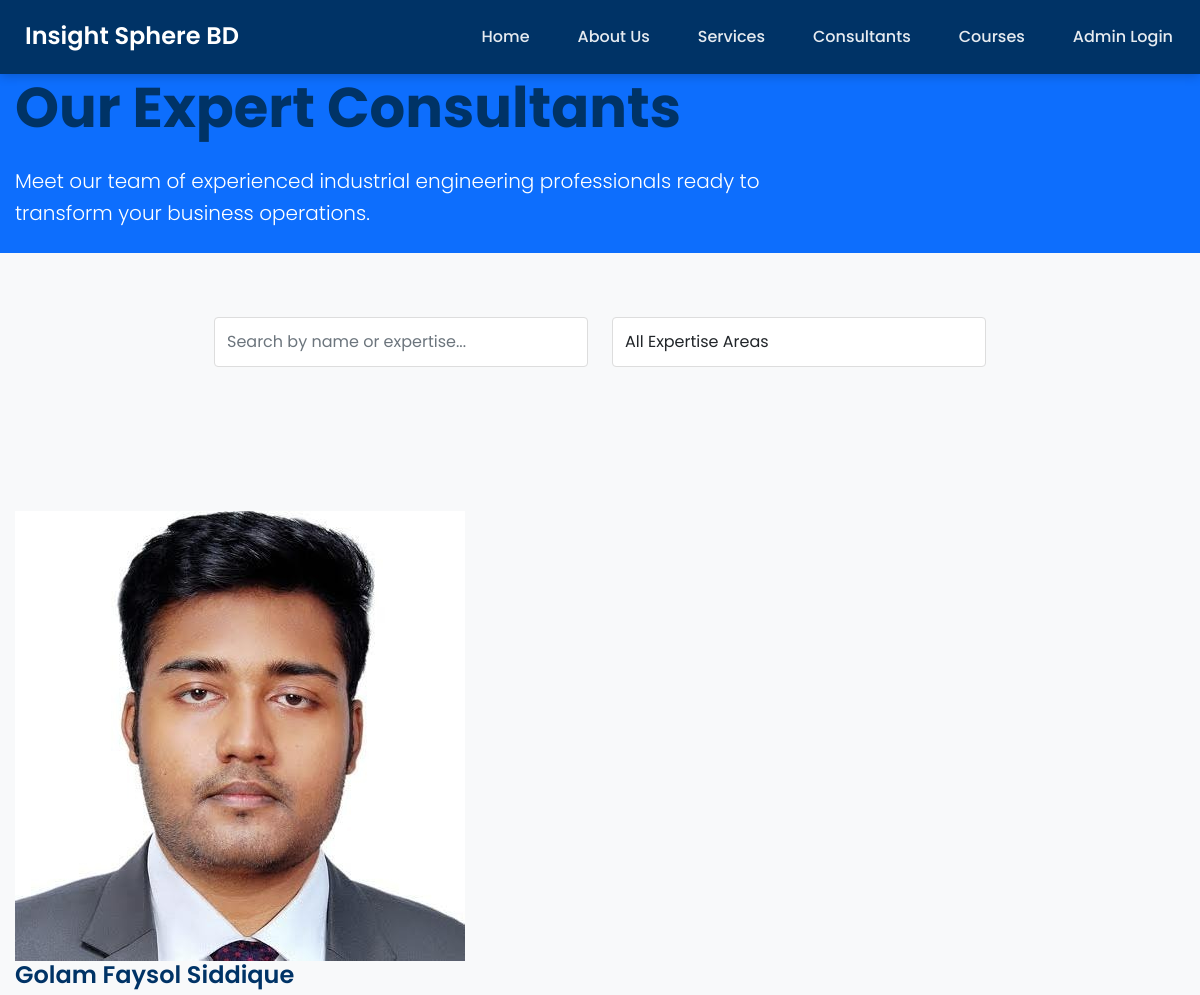
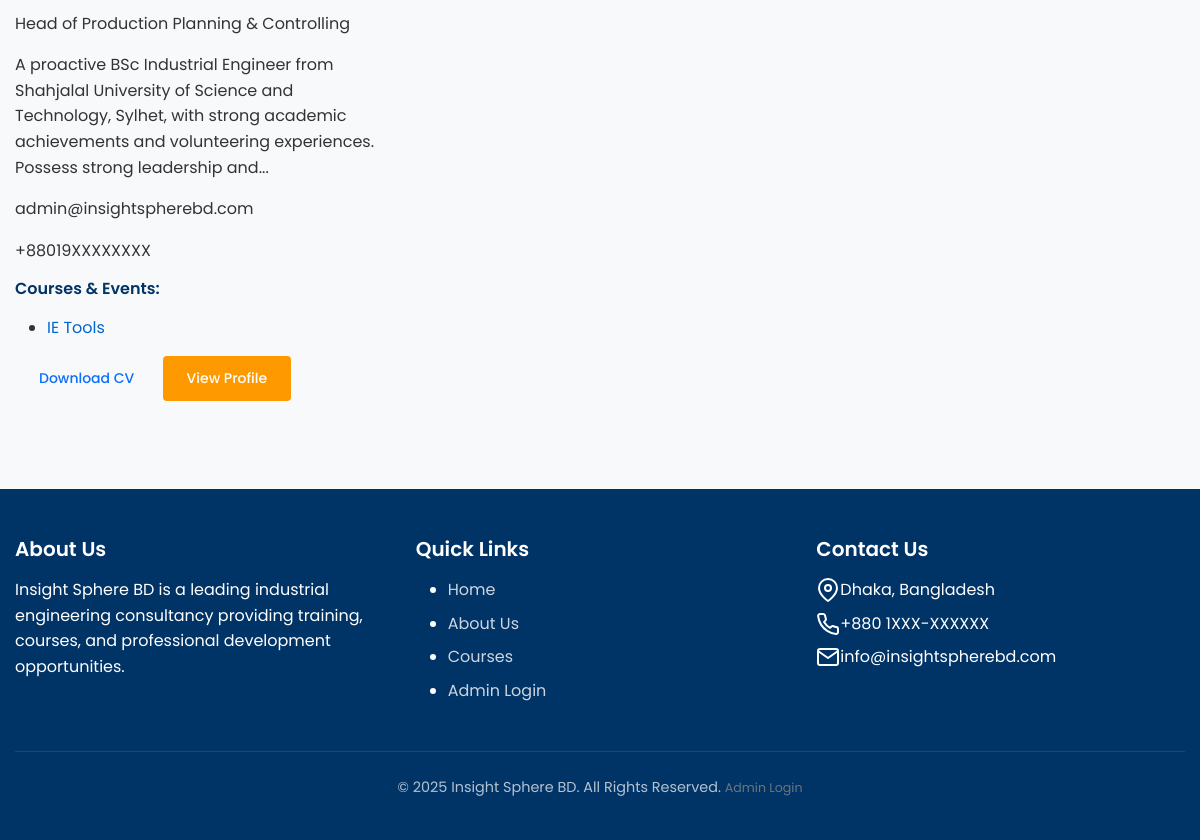
The app's page /consultants, older data (2 pictures, top to bottom).
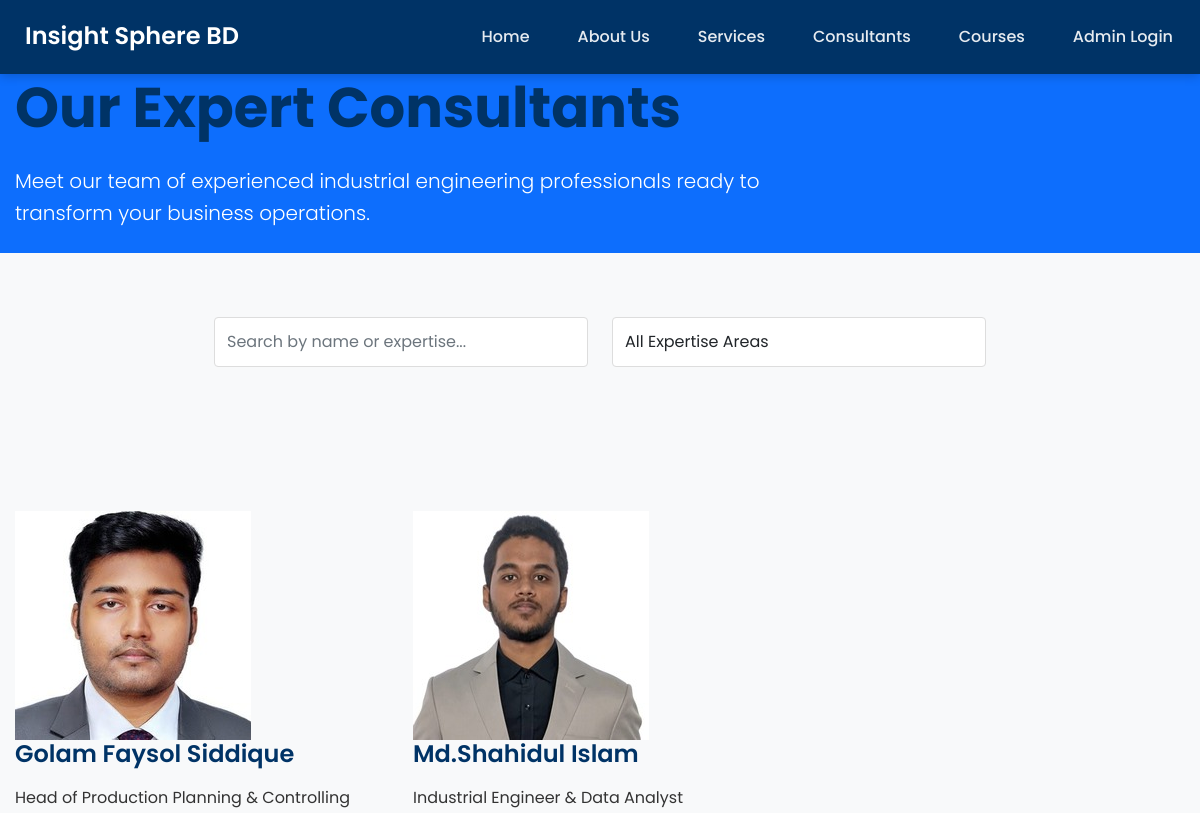
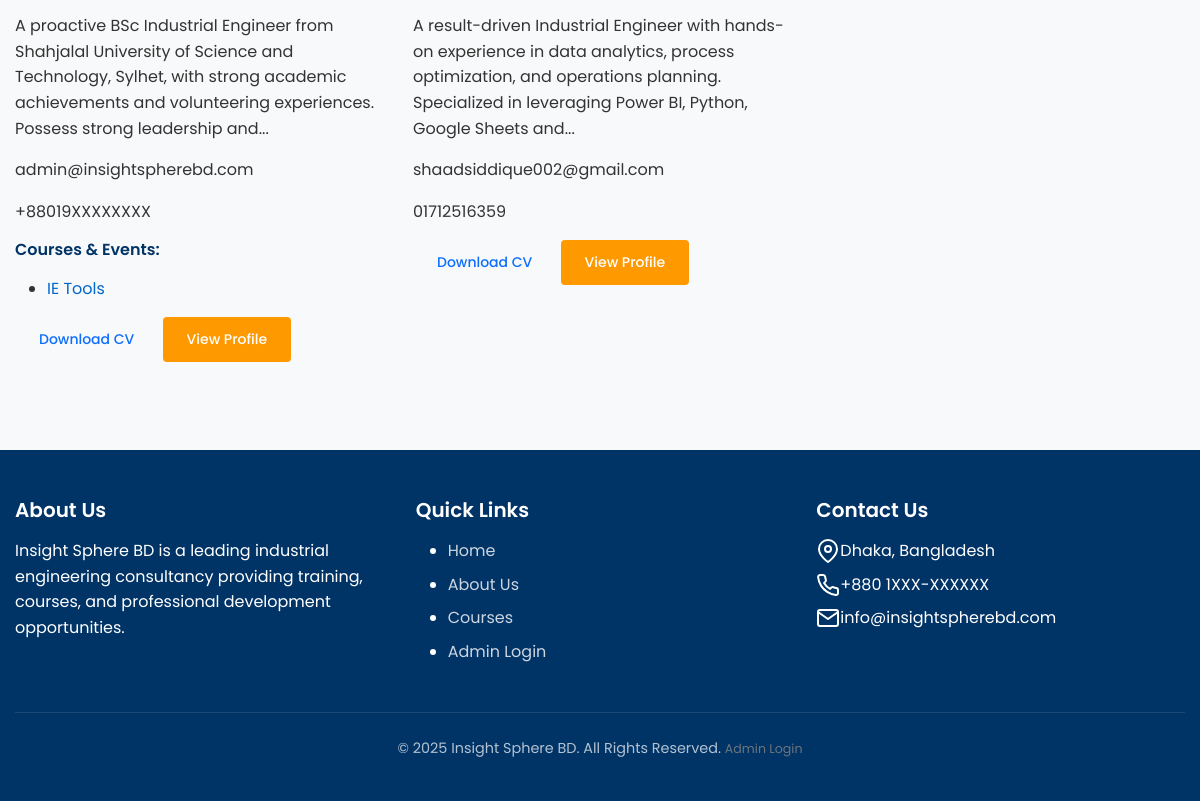
The same page, newer data (2 pictures, top to bottom).
### models.py (models this page shows, shortened)
class User(UserMixin, db.Model):
    id = db.Column(db.Integer, primary_key=True)
    username = db.Column(db.String(64), unique=True, nullable=False)
    email = db.Column(db.String(120), unique=True, nullable=False)
    password_hash = db.Column(db.String(256))
    full_name = db.Column(db.String(100))
    phone = db.Column(db.String(20))
    role = db.Column(db.String(20), default='user')  # user, admin, super_admin, consultant
    created_at = db.Column(db.DateTime, default=datetime.utcnow)
    courses = db.relationship('Course', secondary=registrations,
                             backref=db.backref('participants', lazy='dynamic'))
    payments = db.relationship('Payment', backref='user', lazy=True)
    certificates = db.relationship('Certificate', backref='user', lazy=True)
    is_consultant = db.Column(db.Boolean, default=False)
    bio = db.Column(db.Text)
    position = db.Column(db.String(100))
    photo_url = db.Column(db.String(255))
    photo_filename = db.Column(db.String(255), nullable=True)
    cv_filename = db.Column(db.String(255), nullable=True)
    @property
    def photo_path(self):
        if self.photo_filename:
            return url_for('static', filename=f'uploads/consultants/{self.photo_filename}')
        return self.photo_url or url_for('static', filename='img/default-avatar.png')
    @property
    def cv_path(self):
        if self.cv_filename:
            return url_for('static', filename=f'uploads/consultants/{self.cv_filename}')
        return None

class Course(db.Model):
    id = db.Column(db.Integer, primary_key=True)
    title = db.Column(db.String(100), nullable=False)
    description = db.Column(db.Text)
    date = db.Column(db.DateTime)
    duration = db.Column(db.String(50))  # e.g., "3 days", "2 weeks"
    fee = db.Column(db.Float, default=0.0)
    capacity = db.Column(db.Integer)
    location = db.Column(db.String(100))
    is_online = db.Column(db.Boolean, default=True)
    session_link = db.Column(db.String(255))  # Zoom, Google Meet, etc.
    is_published = db.Column(db.Boolean, default=False)
    created_at = db.Column(db.DateTime, default=datetime.utcnow)
    registration_open = db.Column(db.Boolean, default=True)
    payment_methods = db.Column(db.String(255), default='stripe,sslcommerz,manual')  # Comma-separated list of payment methods
    allow_bkash = db.Column(db.Boolean, default=True)  # via SSLCommerz
    allow_nagad = db.Column(db.Boolean, default=True)  # via SSLCommerz
    allow_rocket = db.Column(db.Boolean, default=True)  # via SSLCommerz
    allow_cards = db.Column(db.Boolean, default=True)  # via Stripe or SSLCommerz
    creator_id = db.Column(db.Integer, db.ForeignKey('user.id'))
    creator = db.relationship('User', foreign_keys=[creator_id])
    videos = db.relationship('CourseVideo', backref='course', lazy=True)
    materials = db.relationship('CourseMaterial', backref='course', lazy=True)

### routes/public.py (the view)
@public_bp.route('/consultants')
def consultants():
    consultants = User.query.filter_by(is_consultant=True).all()
    courses = Course.query.filter_by(is_published=True).all()
    return render_template('consultants.html',
                         title='Our Consultants',
                         consultants=consultants,
                         courses=courses)

### app.py (called while the page is built)
@app.context_processor
def inject_config():
    from datetime import datetime
    return {'config': app.config, 'now': datetime.utcnow()}

### templates/consultants.html (shortened to what this page needs)
{% extends "layout.html" %}
{% block content %}
<section class="hero-section bg-primary text-white">
    <div class="container">
        <div class="row align-items-center">
            <div class="col-lg-8">
                <h1 class="display-4 fw-bold mb-4">Our Expert Consultants</h1>
                <p class="lead mb-4">Meet our team of experienced industrial engineering professionals ready to transform your business operations.</p>
            </div>
        </div>
    </div>
</section>
<section class="section bg-light">
    <div class="container">
        <div class="row justify-content-center">
            <div class="col-lg-8">
                <div class="search-filter-box">
                    <div class="row">
                        <div class="col-md-6 mb-3">
                            <input type="text" class="form-control" id="consultantSearch" placeholder="Search by name or expertise...">
                        </div>
                        <div class="col-md-6 mb-3">
                            <select class="form-control" id="expertiseFilter">
                                <option value="">All Expertise Areas</option>
                            </select>
                        </div>
                    </div>
                </div>
            </div>
        </div>
    </div>
</section>
<section class="section">
    <div class="container">
        <div class="row" id="consultantsGrid">
            {% if consultants %}
                {% for consultant in consultants %}
                    <div class="col-lg-4 col-md-6 mb-4 consultant-card" data-name="{{ consultant.full_name|lower }}" data-expertise="{{ consultant.bio|lower }}">
                        <div class="consultant-portfolio h-100">
                            <div class="consultant-header">
                                <div class="consultant-photo">
                                    <img src="{{ consultant.photo_path }}" alt="{{ consultant.full_name }}" class="consultant-img">
                                </div>
                                <div class="consultant-basic-info">
                                    <h4 class="consultant-name">{{ consultant.full_name }}</h4>
                                    <p class="consultant-title">{{ consultant.position }}</p>
                                </div>
                            </div>
                            <div class="consultant-body">
                                <div class="consultant-bio">
                                    {{ consultant.bio|truncate(200)|safe }}
                                </div>
                                <div class="consultant-contact">
                                    <p> {{ consultant.email }}</p>
                                    {% if consultant.phone %}
                                        <p> {{ consultant.phone }}</p>
                                    {% endif %}
                                </div>
                                {% set consultant_courses = courses|selectattr('creator_id', 'equalto', consultant.id)|list %}
                                {% if consultant_courses %}
                                    <div class="consultant-courses">
                                        <h6>Courses & Events:</h6>
                                        <ul class="course-list">
                                            {% for course in consultant_courses[:3] %}
                                                <li><a href="{{ url_for('public.course_detail', course_id=course.id) }}">{{ course.title }}</a></li>
                                            {% endfor %}
                                        </ul>
                                    </div>
                                {% endif %}
                                <div class="consultant-actions">
                                    {% if consultant.cv_path %}
                                        <a href="{{ consultant.cv_path }}" class="btn btn-outline-primary btn-sm" target="_blank">
                                             Download CV
                                        </a>
                                    {% endif %}
                                    <button class="btn btn-primary btn-sm" data-bs-toggle="modal" data-bs-target="#consultantModal{{ consultant.id }}">
                                        View Profile
                                    </button>
                                </div>
                            </div>
                        </div>
                    </div>
                {% endfor %}
            {% endif %}
        </div>
    </div>
</section>
{% endblock %}

### templates/layout.html (shortened to what this page needs)
<!DOCTYPE html>
<html lang="en">
<head>
    <link rel="stylesheet" href="https://cdn.jsdelivr.net/npm/bootstrap@5.2.3/dist/css/bootstrap.min.css">
    <link rel="stylesheet" href="https://cdn.jsdelivr.net/npm/feather-icons/dist/feather.min.css">
    <link rel="stylesheet" href="{{ url_for('static', filename='css/main.css') }}">
</head>
<body>
    <header class="site-header">
        <div class="container">
            <div class="site-logo">
                <h1><a href="{{ url_for('public.index') }}">Insight Sphere BD</a></h1>
            </div>
            <nav class="main-nav">
                <ul>
                    <li><a href="{{ url_for('public.index') }}">Home</a></li>
                    <li><a href="{{ url_for('public.about') }}">About Us</a></li>
                    <li><a href="{{ url_for('public.services') }}">Services</a></li>
                    <li><a href="{{ url_for('public.consultants') }}">Consultants</a></li>
                    <li><a href="{{ url_for('public.courses') }}">Courses</a></li>
                    {% if current_user.is_authenticated %}
                        {% if current_user.is_admin() %}
                            <li><a href="{{ url_for('admin.dashboard') }}">Admin Panel</a></li>
                        {% else %}
                            <li><a href="{{ url_for('user.dashboard') }}">My Dashboard</a></li>
                        {% endif %}
                        <li><a href="{{ url_for('auth.logout') }}">Logout</a></li>
                    {% else %}
                        <li><a href="{{ url_for('auth.admin_login') }}">Admin Login</a></li>
                    {% endif %}
                </ul>
            </nav>
        </div>
    </header>
    <main>
        {% block content %}{% endblock %}
    </main>
    <footer class="site-footer">
        <div class="container">
            <div class="footer-grid">
                <div class="footer-about">
                    <h3 class="footer-title">About Us</h3>
                    <p>Insight Sphere BD is a leading industrial engineering consultancy providing training, courses, and professional development opportunities.</p>
                </div>
                <div class="footer-links">
                    <h3 class="footer-title">Quick Links</h3>
                    <ul>
                        <li><a href="{{ url_for('public.index') }}">Home</a></li>
                        <li><a href="{{ url_for('public.about') }}">About Us</a></li>
                        <li><a href="{{ url_for('public.courses') }}">Courses</a></li>
                        {% if current_user.is_authenticated %}
                            <li><a href="{{ url_for('user.dashboard') }}">My Dashboard</a></li>
                        {% else %}
                            <li><a href="{{ url_for('auth.admin_login') }}">Admin Login</a></li>
                        {% endif %}
                    </ul>
                </div>
                <div class="footer-contact">
                    <h3 class="footer-title">Contact Us</h3>
                    <p><i data-feather="map-pin"></i> Dhaka, Bangladesh</p>
                    <p><i data-feather="phone"></i> +880 1XXX-XXXXXX</p>
                    <p><i data-feather="mail"></i> info@insightspherebd.com</p>
                </div>
            </div>
            <div class="footer-bottom">
                <p>&copy; {{ now.year }} Insight Sphere BD. All Rights Reserved. {% if not current_user.is_authenticated %}<a href="{{ url_for('auth.admin_login') }}" class="text-muted small">Admin Login</a>{% endif %}</p>
            </div>
        </div>
    </footer>
</body>
</html>

### static/css/main.css (style rules this page uses)
:root { --primary-color: #0066cc; --secondary-color: #003366; --accent-color: #ff9900; --text-color: #333333; --light-color: #f8f9fa; --light-gray: #f0f0f0; --medium-gray: #dddddd; --dark-gray: #666666; --font-family: 'Poppins', 'Roboto', sans-serif; }
body { font-family: var(--font-family); color: var(--text-color); line-height: 1.6; margin: 0; padding: 0; background-color: var(--light-color); }
a { color: var(--primary-color); text-decoration: none; }
h1, h2, h3, h4, h5, h6 { font-weight: 600; margin-top: 0; margin-bottom: 1rem; color: var(--secondary-color); }
.container { max-width: 1200px; margin: 0 auto; padding: 0 15px; }
.site-header { background-color: var(--secondary-color); box-shadow: 0 2px 10px rgba(0, 0, 0, 0.2); padding: 1rem 0; position: sticky; top: 0; z-index: 1000; }
.site-header .container { display: flex; justify-content: space-between; align-items: center; }
.site-logo { display: flex; align-items: center; }
.site-logo h1 { margin: 0; font-size: 1.5rem; margin-left: 10px; color: white; }
.site-logo a { color: white; text-decoration: none; }
.main-nav ul { display: flex; list-style: none; margin: 0; padding: 0; }
.main-nav li { margin-left: 1.5rem; }
.main-nav a { display: block; padding: 0.5rem 0.75rem; font-weight: 500; color: rgba(255, 255, 255, 0.9); border-radius: 4px; transition: all 0.2s ease; }
.btn { display: inline-block; font-weight: 500; padding: 0.75rem 1.5rem; border-radius: 4px; border: none; cursor: pointer; transition: all 0.2s ease; text-align: center; }
.btn-primary { background-color: var(--accent-color); color: white; }
.section { padding: 4rem 0; }
.site-footer { background-color: var(--secondary-color); color: white; padding: 3rem 0 1.5rem; }
.footer-grid { display: grid; grid-template-columns: repeat(auto-fit, minmax(250px, 1fr)); gap: 2rem; margin-bottom: 2rem; }
.footer-title { font-size: 1.25rem; margin-bottom: 1rem; color: white; }
.footer-links { list-style: none; padding: 0; margin: 0; }
.footer-links li { margin-bottom: 0.5rem; }
.footer-links a { color: rgba(255, 255, 255, 0.8); }
.footer-contact p { margin-bottom: 0.5rem; display: flex; align-items: center; }
.footer-bottom { text-align: center; padding-top: 1.5rem; border-top: 1px solid rgba(255, 255, 255, 0.1); font-size: 0.9rem; color: rgba(255, 255, 255, 0.7); }
.form-control { display: block; width: 100%; padding: 0.75rem; font-size: 1rem; border: 1px solid var(--medium-gray); border-radius: 4px; background-color: white; }

Row changes from the older to the newer data that the page shows:
changed User "Golam Faysol Siddique": photo_path: a different picture
now on this page (row edited): User: photo_path (picture), full_name "Md.Shahidul Islam", position "Industrial Engineer & Data Analyst", bio "A result-driven Industrial Engineer with hands-on experience in data analytics, process optimization, and operations planning. Specialized in leveraging Power BI, Python, Google Sheets and...", email "shaadsiddique002@gmail.com", phone "01712516359"
